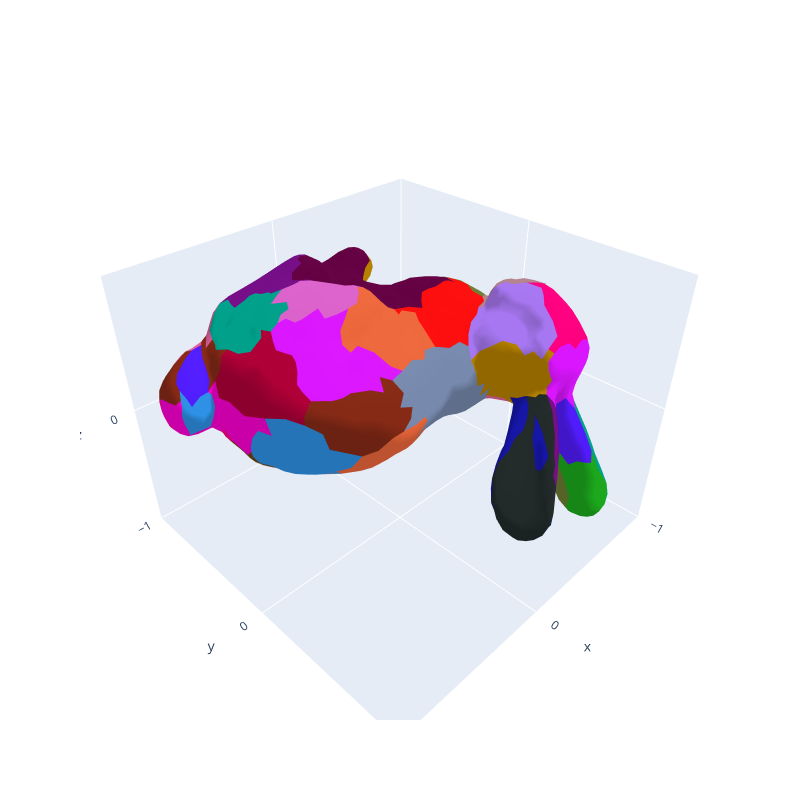

This figure's notebook cell:
### Code cell
vizualizeMeshlets(obj, vert, ind_m, cones)

### Figure 1 — Plotly figure (JSON) as saved in the notebook; plotly's stock layout.template omitted (floating-point values rounded to 4 significant figures; data arrays with more than 128 entries replaced by an {"elided": "..."} marker saying what was removed)
{"data": [{"facecolor": {"elided": "3077 str values"}, "i": {"elided": "3077 int values"}, "j": {"elided": "3077 int values"}, "k": {"elided": "3077 int values"}, "opacity": 1, "type": "mesh3d", "x": {"elided": "2503 float values"}, "y": {"elided": "2503 float values"}, "z": {"elided": "2503 float values"}}], "layout": {"autosize": false, "height": 800, "scene": {"xaxis": {"nticks": 4, "range": [-1, 1]}, "yaxis": {"nticks": 4, "range": [-1, 1]}, "zaxis": {"nticks": 4, "range": [-1, 1]}}, "width": 800}}
